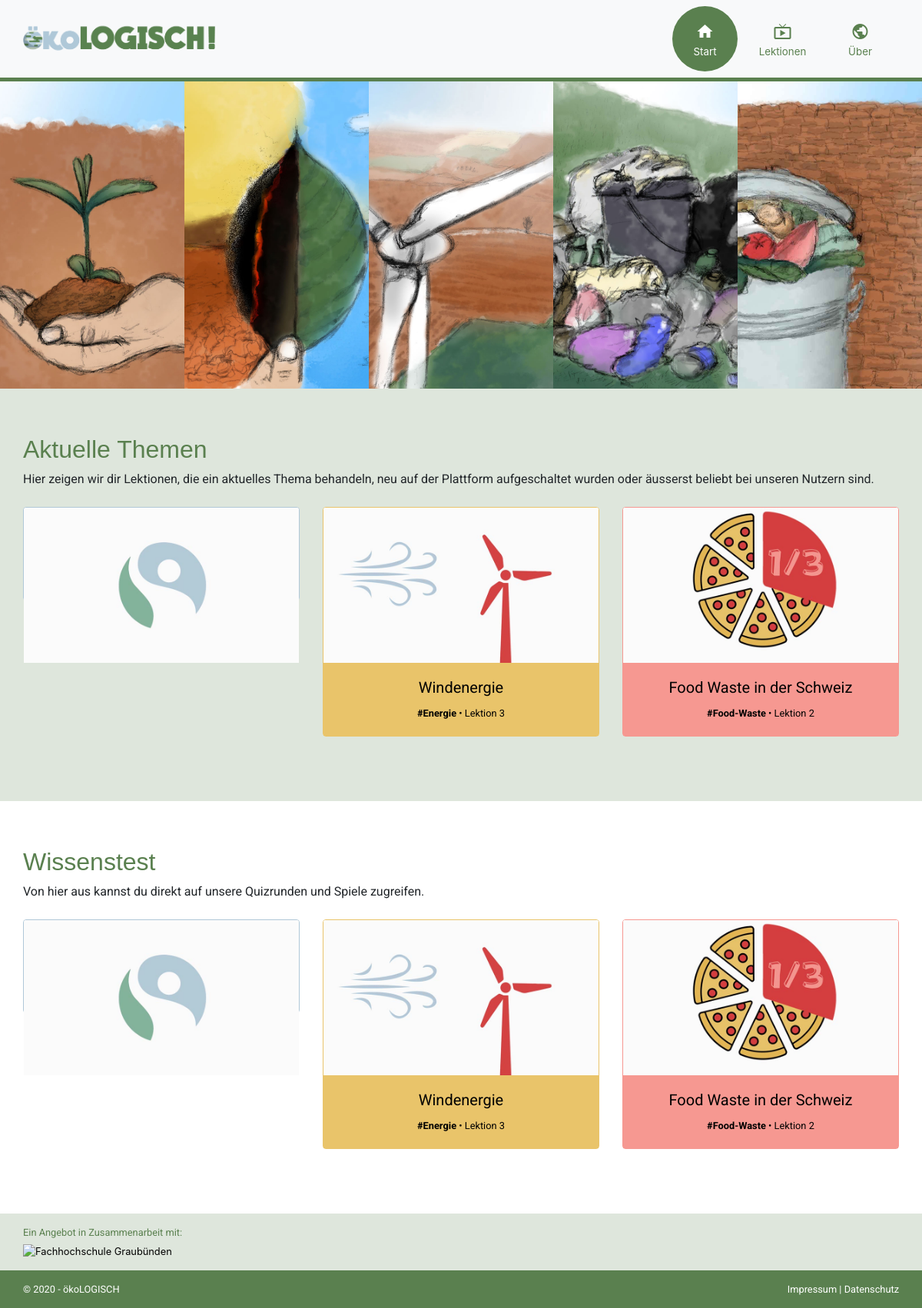
The page / on the database its author committed.
### tables this page shows
CREATE TABLE `tbl_lesson` (
  `id` int(11) NOT NULL,
  `category_id` int(11) NOT NULL,
  `title` varchar(255) NOT NULL,
  `text` text NOT NULL,
  `img_url` text NOT NULL,
  `gif_url` varchar(255) NOT NULL,
  `gif_url_static` varchar(255) NOT NULL,
  `video_url` varchar(255) NOT NULL,
  `top_lesson` tinyint(1) NOT NULL,
  `lesson_nr` int(3) NOT NULL,
  `important` text NOT NULL,
  `einfuerung` tinyint(1) NOT NULL,
  `lernziele` text NOT NULL,
  `groeste_probleme` text NOT NULL
);

CREATE TABLE `tbl_category` (
  `id` int(11) NOT NULL,
  `title` varchar(255) NOT NULL,
  `text` text NOT NULL,
  `img_url` varchar(255) NOT NULL
);

### data/data.php (called while the page is built, shortened)
<?php
function get_db_connection()
{
	global $db_host, $db_name, $db_user, $db_pass, $db_charset;
	$dsn = "mysql:host=$db_host;dbname=$db_name;charset=$db_charset";
	$options = [
		PDO::ATTR_ERRMODE            => PDO::ERRMODE_EXCEPTION,
		PDO::ATTR_DEFAULT_FETCH_MODE => PDO::FETCH_ASSOC,
		PDO::ATTR_EMULATE_PREPARES   => false
	];
	try {
		$db = new PDO($dsn, $db_user, $db_pass, $options);
	} catch (\PDOException $e) {
		throw new \PDOException($e->getMessage(), (int)$e->getCode());
	}
	return $db;
}
function get_top_lessons()
{
	$db = get_db_connection();
	$sql = "SELECT * FROM tbl_lesson WHERE top_lesson = 1 ORDER BY RAND() LIMIT 3;";
	$result = $db->query($sql);
	return $result->fetchAll();
}
function get_category_by_id($id)
{
	$db = get_db_connection();
	$sql = "SELECT * FROM tbl_category WHERE id = $id;";
	$result = $db->query($sql);
	$row = $result->fetch();
	return $row;
}

### index.php (the view, shortened to what this page needs)
<?php
require_once('data/data.php');
$topLessons = get_top_lessons();
?>
<?php require_once('templates/head.php'); ?>
<?php require_once('templates/navbar.php'); ?>
<header>
    <?php require_once('templates/header.php'); ?>
</header>
<section class="container-fluid featured">
    <div class="container">
        <h2 class="mb-2">Aktuelle Themen</h2>
        <p class="mb-4">Hier zeigen wir dir Lektionen, die ein aktuelles Thema behandeln, neu auf der Plattform aufgeschaltet wurden oder äusserst beliebt bei unseren Nutzern sind.</p>
        <div class="row">
            <?php
            foreach ($topLessons as $lesson) {
                $category =  get_category_by_id($lesson['category_id']);
            ?>
                <div class="col-lg-4 col-md-6 col-sm-12 mb-4">
                    <a class="link-title" href="lesson?id=<?php echo $lesson['id']; ?>">
                        <div class="card <?php echo strtolower($category['title']); ?>">
                            <img src="<?php echo $lesson['gif_url_static'] ?>" class="card-img-top gif_static">
                            <div class="card-body">
                                <h5 class="card-title text-center"><?php echo $lesson['title'] ?></h5>
                                <p class="card-text small text-center">
                                    <b><a href="category?id=<?php echo $lesson['category_id']; ?>">
                                            <?php echo "#" . $category['title']; ?></b>
                    </a>
                    •
                    <?php
                    echo "Lektion ";
                    echo $lesson['lesson_nr'];
                    ?></p>
                </div>
        </div>
    </div>
<?php } ?>
</section>
<section class="container-fluid experience">
    <div class="container">
        <h2 class="mb-2">Wissenstest</h2>
        <p class="mb-4">Von hier aus kannst du direkt auf unsere Quizrunden und Spiele zugreifen.</p>
        <div class="row">
            <?php
            foreach ($topLessons as $lesson) {
                $category =  get_category_by_id($lesson['category_id']);
            ?>
                <div class="col-lg-4 col-md-6 col-sm-12 mb-4">
                    <a class="link-title" href="lesson?id=<?php echo $lesson['id']; ?>">
                        <div class="card <?php echo strtolower($category['title']); ?>">
                            <img src="<?php echo $lesson['gif_url_static'] ?>" class="card-img-top gif_static">
                            <div class="card-body">
                                <h5 class="card-title text-center"><?php echo $lesson['title'] ?></h5>
                                <p class="card-text small text-center">
                                    <b><a href="category?id=<?php echo $lesson['category_id']; ?>">
                                            <?php echo "#" . $category['title']; ?></b>
                    </a>
                    •
                    <?php
                    echo "Lektion ";
                    echo $lesson['lesson_nr'];
                    ?></p>
                </div>
        </div>
    </div>
<?php } ?>
</section>
<?php require_once('templates/footer.php'); ?>

### rows shown on the page
tbl_lesson: gif_url_static (picture)
tbl_lesson: gif_url_static (picture), title "Windenergie", category.title "Energie", lesson_nr "3"
tbl_lesson: gif_url_static (picture), title "Food Waste in der Schweiz", category.title "Food-Waste", lesson_nr "2"
